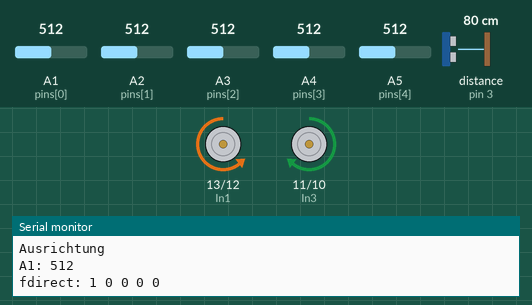
A sketch run on a simulated Arduino Uno, built with avr-gcc and run on an emulated ATmega328P. Shown: motor-driver pin pairs drawn as motors (green arrow = first pin HIGH = forward, orange = second pin HIGH = backward, longer = more drive, scaled by the enable pin), the last lines printed to the serial monitor. The test bench sets the inputs (shaded band); at power-on: A3 (pins[2]) = 512, A4 (pins[3]) = 512, A1 (pins[0]) = 512, A2 (pins[1]) = 512, A5 (pins[4]) = 512, distance to the obstacle (sensor on pin 3) 80 cm. The echo pulse lasts 58.3 µs per cm.

Above: at 4.2 s.
4.3 s: A3 (pins[2]) set to 527
At 5.6 s:
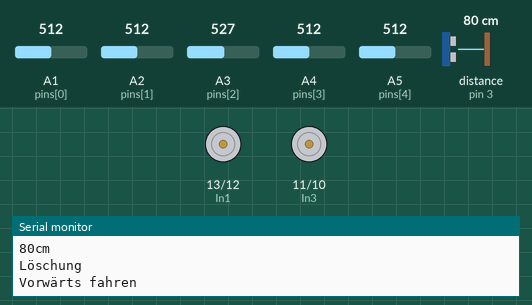
5.9 s: A4 (pins[3]) set to 534
At 7.8 s:
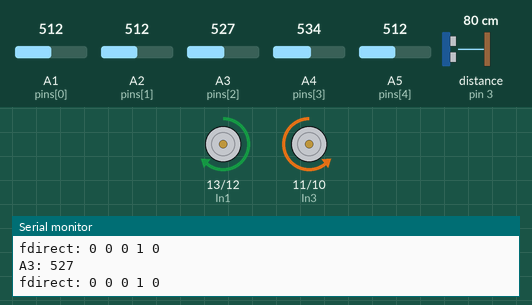
8.1 s: A3 (pins[2]) set to 716
At 10.9 s:
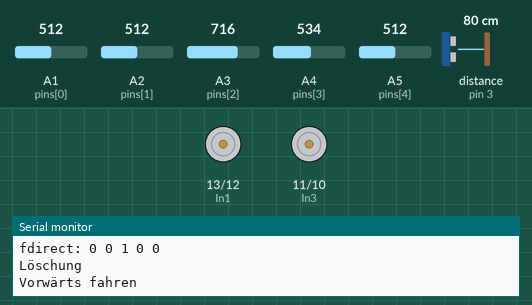
11.1 s: A1 (pins[0]) set to 705
13.7 s: A1 (pins[0]) set to 723
At 15.7 s:
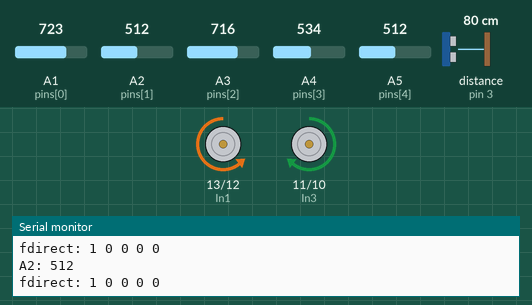
Timing chart, 0 to 17.2 s (numbered marks = the images above; inputs shaded):
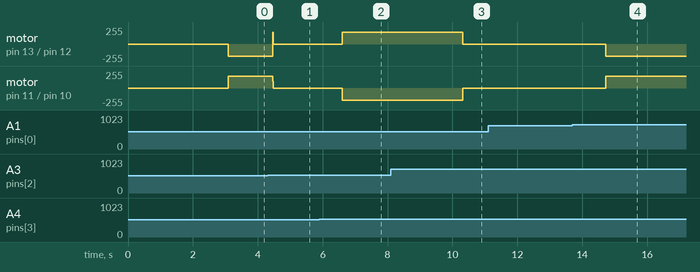

Measured:
- the behaviour switches between 512 and 513 on A3 (pins[2]) (found by bisection; images 0 and 1)
- the behaviour switches between 527 and 528 on A4 (pins[3]) (found by bisection; images 1 and 2)
- the behaviour switches between 715 and 716 on A1 (pins[0]) (found by bisection; images 3 and 4)
- after the input at 4.3 s, motor on pin 13 (In1) / pin 12 (In2): backward 180/255 → stopped after 0.16 s; motor on pin 11 (In3) / pin 10 (In4): forward 180/255 → stopped after 0.16 s
- after the input at 5.9 s, motor on pin 13 (In1) / pin 12 (In2): stopped → forward 180/255 after 0.71 s; motor on pin 11 (In3) / pin 10 (In4): stopped → backward 180/255 after 0.71 s
- after the input at 8.1 s, motor on pin 13 (In1) / pin 12 (In2): forward 180/255 → stopped after 2.2 s; motor on pin 11 (In3) / pin 10 (In4): backward 180/255 → stopped after 2.2 s
- after the input at 13.7 s, motor on pin 13 (In1) / pin 12 (In2): stopped → backward 180/255 after 1.0 s; motor on pin 11 (In3) / pin 10 (In4): stopped → forward 180/255 after 1.0 s

The sketch:

FireFighter_v3.ino
```cpp
#define EnA 6
#define EnB 5
#define In1 13
#define In2 12
#define In3 11
#define In4 10
#define echo 3
#define trigger 4

//Geschwindigkeitsvariablen
int speed = 180;   // Drehgeschwindigkeit; max. 255
int vspeed = 100;  // Vorwärtsgeschwindigkeit; max. 255

int pins[5] = { A1, A2, A3, A4, A5 };  // Pins des Flammensensors zum Auslesen
int fwert[5] = { 0, 0, 0, 0, 0 };      // Analogwerte des Flammensensors der einzelnen Pins
int fdirect[5] = { 0, 0, 0, 0, 0 };    // flammensensor der Richtung und Angabe in 0 oder 1; nur eine 1 möglich

long entfernung = 0; // Variable zum speichern der Entfernung
long zeit = 0; // Variable zum Speichern der Zeit des Ultraschallsensors


void setup()
{
  // Starte Serielle Ausgabe
  Serial.begin(9600);

  // deklariere Analoge-Pins 1-5 als INPUT
  for (int i = 0; i < 5; i++)
  {
    pinMode(pins[i], INPUT);
  }

  // Pins als Output/Input deklarieren
  pinMode(EnA, OUTPUT);
  pinMode(EnB, OUTPUT);
  pinMode(In1, OUTPUT);
  pinMode(In2, OUTPUT);
  pinMode(In3, OUTPUT);
  pinMode(In4, OUTPUT);
  pinMode(trigger, OUTPUT);
  pinMode(echo, INPUT);
  delay(3000);
}


void loop()
{
  flammensensor();
  ausrichtung();
  ultraschallsensor();
  loeschung();
}


void flammensensor()
{
  int fdirectIndex = 0;  // Index des maximalen Werts
  int fdirectValue = 0;  // maximaler Wert

  for (int i = 0; i < 5; i++)
  {
    fwert[i] = analogRead(pins[i]);
    Serial.print("A");
    Serial.print(i + 1);
    Serial.print(": ");
    Serial.println(fwert[i]);

    // Überprüfen, ob der aktuelle Wert größer als der bisherige maximalwert ist
    if (fwert[i] > fdirectValue) {
      fdirectValue = fwert[i];
      fdirectIndex = i;
    }
    // Ausgabe des fdirect-Arrays
    Serial.print("fdirect: ");
    for (int i = 0; i < 5; i++) {
      Serial.print(fdirect[i]);
      Serial.print(" ");
    }
    Serial.println();
  }

  // Setze den Maximalwert auf 1 und alle anderen Werte auf 0
  for (int i = 0; i < 5; i++) {
    fdirect[i] = (i == fdirectIndex) ? 1 : 0;
  }
}


void ausrichtung()
{
  // ausrichtung mithilfe von fdirect ausführen
  for (int i = 0; i < 5; i++) {
    if (fdirect[i] == 1) {
      switch (i) {
        case 0:
          rechts();
          Serial.println("Rechts fahren");
          break;
        case 1:
          rechts();
          Serial.println("Leicht Rechts fahren");
          break;
        case 2:
          vorwaerts();
          Serial.println("Vorwärts fahren");
          break;
        case 3:
          links();
          Serial.println("Leicht Links fahren");
          break;
        case 4:
          links();
          Serial.println("Links fahren");
          break;
      }
    }
  }
  delay(2000);
}


void ultraschallsensor()
{
  while (entfernung <= 10)
  {
  // Sender kurz ausschalten um Störungen des Signal zu vermeiden
  digitalWrite(trigger, LOW);
  delay(5);

  // Signal für 10 Microsekunden senden, danach wieder ausschalten
  digitalWrite(trigger, HIGH);
  delayMicroseconds(10);
  digitalWrite(trigger, LOW);

  // pulseIn -> Zeit messen, bis das Signal zurückkommt
  long zeit = pulseIn(echo, HIGH);

  // Entfernung in cm berechnen
  // Zeit/2 -> nur eine Strecke
  entfernung = (zeit / 2) * 0.03432;

  // Ausgabe Entfernung in cm
  Serial.print(entfernung);
  Serial.println("cm");
  }
  loeschung();
}


void loeschung()
{
  // alle Motoren ausschalten
  digitalWrite(In1, LOW);
  digitalWrite(In2, LOW);
  digitalWrite(In3, LOW);
  digitalWrite(In4, LOW);
  // starte Löschung
  Serial.println("Löschung");
}


void vorwaerts()  //beide Motoren vorwärts drehen lassen
{
  // Motor A einschalten
  digitalWrite(In1, HIGH);
  digitalWrite(In2, LOW);
  // Geschwindigkeit 150 von max. 255
  analogWrite(EnA, speed);
  // Motor B einschalten
  digitalWrite(In3, HIGH);
  digitalWrite(In4, LOW);
  // Geschwindigkeit 150 von max. 255
  analogWrite(EnB, vspeed);
  // Starte Ultraschalldistanz Messung
  ultraschallsensor();
}
void rueckwaerts()  //beide Motoren rückwärts drehen lassen
{
  // Motor A einschalten
  digitalWrite(In1, LOW);
  digitalWrite(In2, HIGH);
  // Geschwindigkeit 150 von max. 255
  analogWrite(EnA, speed);
  // Motor B einschalten
  digitalWrite(In3, LOW);
  digitalWrite(In4, HIGH);
  // Geschwindigkeit 150 von max. 255
  analogWrite(EnB, speed);
  delay(3000);
  // alle Motoren ausschalten
  digitalWrite(In1, LOW);
  digitalWrite(In2, LOW);
  digitalWrite(In3, LOW);
  digitalWrite(In4, LOW);
}
void links()  //Motor A dreht vorwärts, Motor B dreht rückwärts
{
  // Motor A einschalten
  digitalWrite(In1, HIGH);
  digitalWrite(In2, LOW);
  // Geschwindigkeit 150 von max. 255
  analogWrite(EnA, speed);
  // Motor B einschalten
  digitalWrite(In3, LOW);
  digitalWrite(In4, HIGH);
  // Geschwindigkeit 150 von max. 255
  analogWrite(EnB, speed);
  stop();
}
void rechts()  //Motor A dreht rückwärts, Motor B dreht vorwärts
{
  // Motor A einschalten
  digitalWrite(In1, LOW);
  digitalWrite(In2, HIGH);
  // Geschwindigkeit 150 von max. 255
  analogWrite(EnA, speed);
  // Motor B einschalten
  digitalWrite(In3, HIGH);
  digitalWrite(In4, LOW);
  // Geschwindigkeit 150 von max. 255
  analogWrite(EnB, speed);
  stop();
}


void stop() {
  // while-Schleife bis Fahrzeug Grade Ausgerichtet ist
  while (fdirect[2] == 0) {
    delay(20);
    Serial.println("Ausrichtung");
    flammensensor();
  }
/*
  // alle Motoren ausschalten
  digitalWrite(In1, LOW);
  digitalWrite(In2, LOW);
  digitalWrite(In3, LOW);
  digitalWrite(In4, LOW);
  Serial.println("Stop");
  */
}
```
